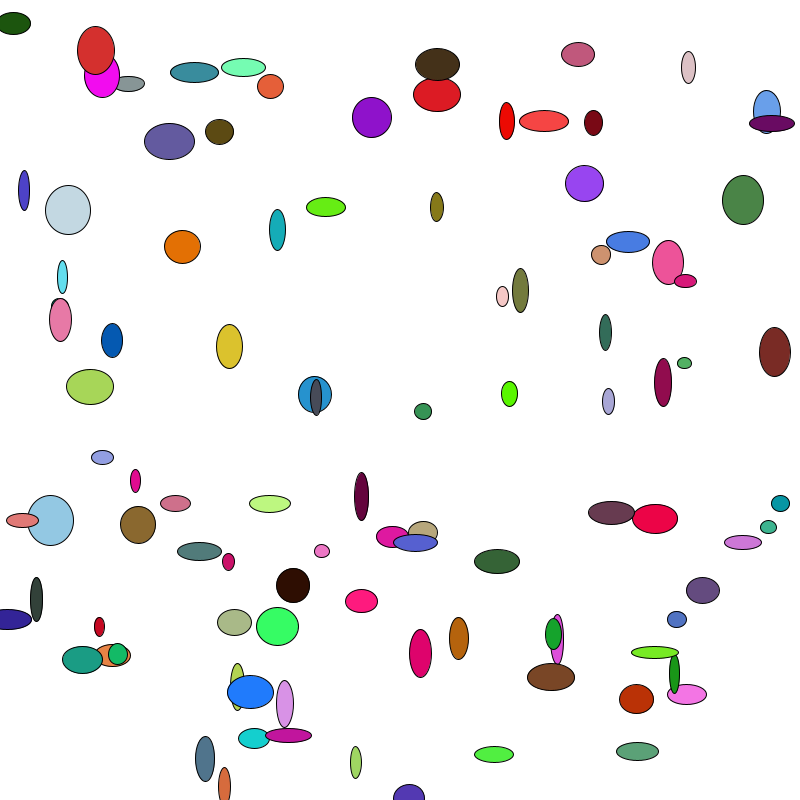
Frame 1 (no input)
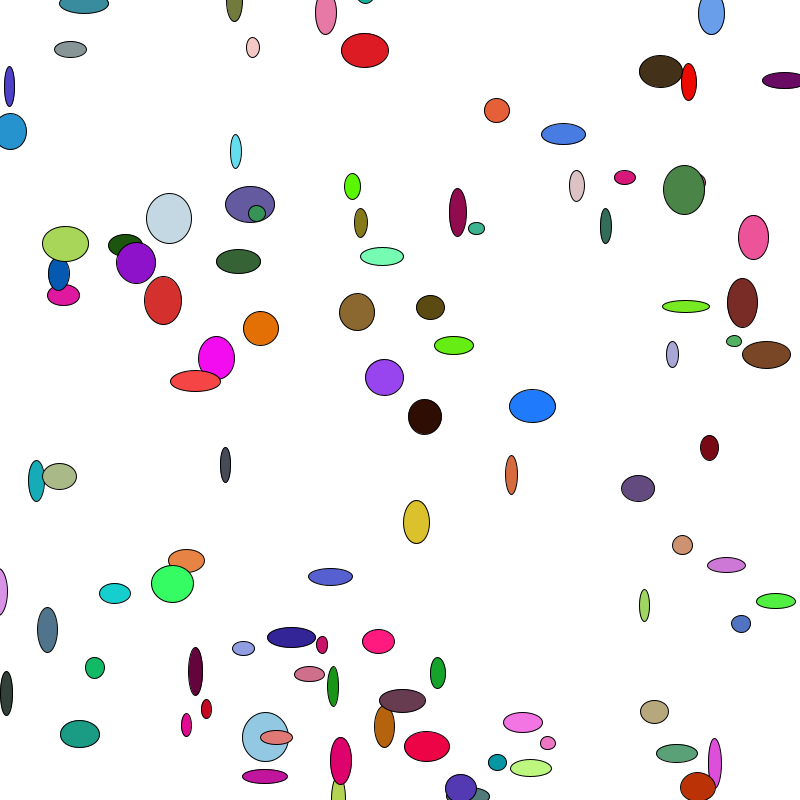
Frame 60 (the mouse pressed at the canvas centre just before this capture)
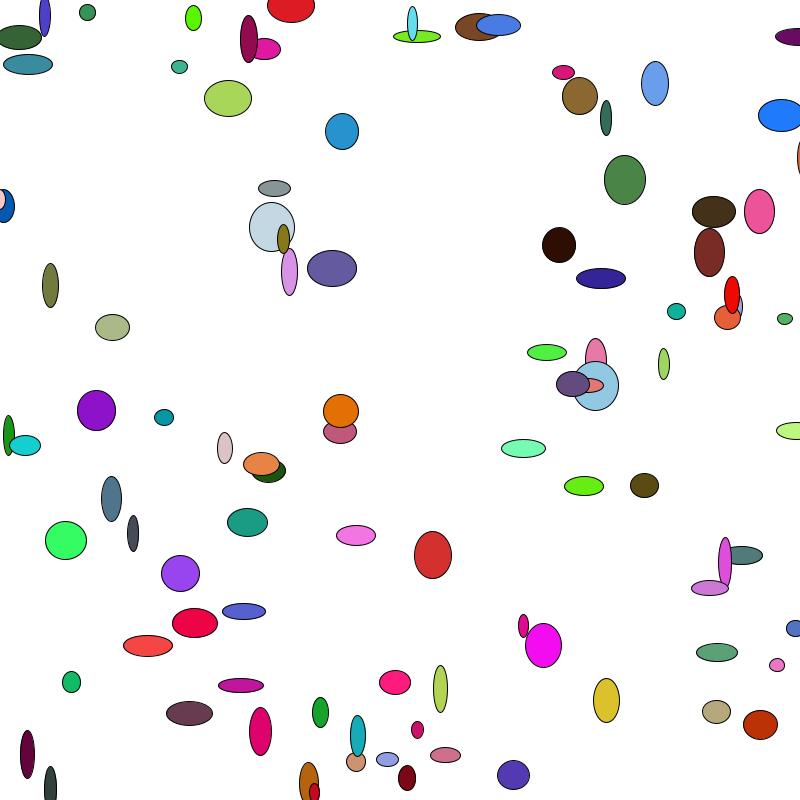
Frame 120 (the mouse held since frame 60 and released just before this capture)

The Processing sketch that drew these frames (run headless with seeded random() and noise(); from frame 60 on, the mouse is pressed at the canvas centre):

// Processing sketch: processing_67346
// ── processing_67346.pde

Ball[] myBalls = new Ball[100];

void setup() {
  size(800, 800);
  smooth();

  for (int i = 0; i < myBalls.length; i++) {

    myBalls[i] = new Ball();
    myBalls[i].setupBall(int(random(3)));
  }
}

void draw() {
  background(255);
  for (int i = 0; i <myBalls.length; i++) {
    myBalls[i].updateBall();
    myBalls[i].drawBall();
  }
}

class Ball {
  float x;
  float y;

  float w;
  float h;

  float xVel;
  float yVel;

  float r, g, b;

  void setupBall(int n) {
    x = random(width);
    y = random(height);

    w = random(10, 50);
    h = random(10, 50);

    r = random(255);
    g = random(255);
    b = random(255);

    if (n ==0) {

      xVel = random(2);
      yVel = random(2);
      if (random(50) < 25) {
        xVel*=-1;
      }
      if (random(50) < 25) {
        yVel*=-1;
      }
    }

    if (n == 1) {
      xVel = random(2, 4);
      yVel = random(2, 4);
      if (random(50) < 25) {
        xVel*=-1;
      }
      if (random(50) < 25) {
        yVel*=-1;
      }
     
    }
    
     if (n == 2) {
        xVel = random(4, 6);
        yVel = random(4, 6);
        if (random(50) < 25) {
          xVel*=-1;
        }
        if (random(50) < 25) {
          yVel*=-1;
        }
      }
  }


  void updateBall() {
    x += xVel;
    y += yVel;

    if (x < 0 || x > width) {
      xVel*=-1;
    }

    if (y < 0 || y > width) {
      yVel*=-1;
    }
  }

  void drawBall() {
    fill(r, g, b);
    ellipse(x, y, w, h);
  }
}
